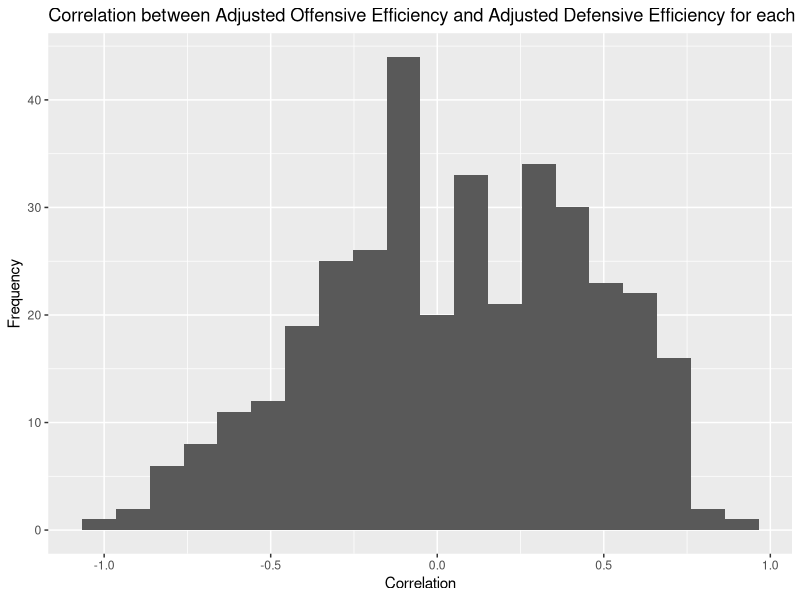
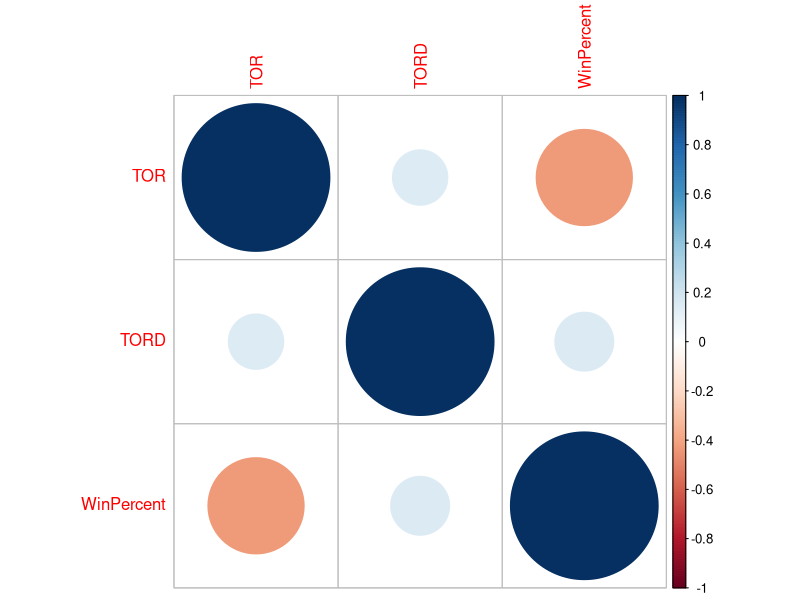

Write the R code that produced these figures, in order.
## ---- chunk 1
knitr::opts_chunk$set(echo = TRUE)
library(tidyverse)
library(gganimate)
library(ggpubr)
library(vctrs)
library(corrplot)
## ---- chunk 2
cbb <- read.csv("CollegeBasketball.csv")
## ---- chunk 3
team_corr <- cbb %>%
  group_by(TEAM) %>%
  summarise(cor = cor(ADJOE, ADJDE))

ggplot(team_corr, aes(x = cor)) +
  geom_histogram(bins = 20) +
  labs(title = "Correlation between Adjusted Offensive Efficiency and Adjusted Defensive Efficiency for each team", x = "Correlation", y = "Frequency")
## ---- chunk 4
correlation_tor_steal_winpercent <- cor(cbb[c("TOR", "TORD", "WinPercent")])
corrplot(correlation_tor_steal_winpercent, method = "circle")
